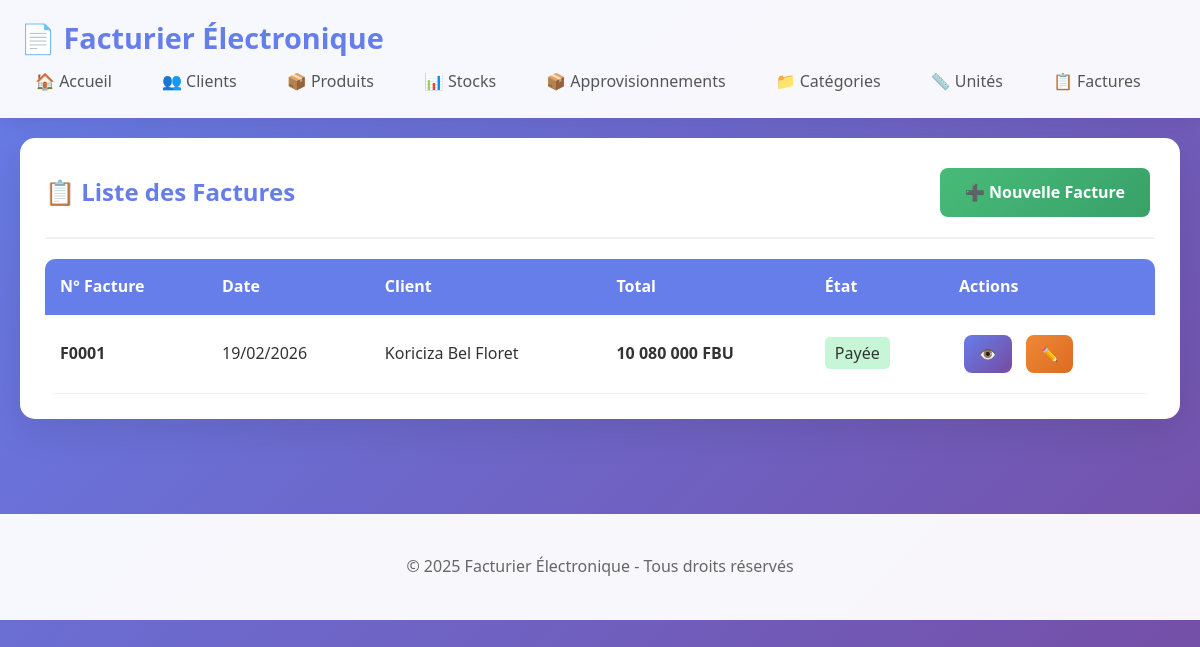
Screenshot of /factures with the database file from the repository.
### models.py (models this page shows, shortened)
class Facture(db.Model):
    __tablename__ = 'factures'
    id = db.Column(db.Integer, primary_key=True)
    numero = db.Column(db.String(20), unique=True, nullable=False)
    date = db.Column(db.DateTime, default=datetime.utcnow)
    client_id = db.Column(db.Integer, db.ForeignKey('clients.id'), nullable=False)
    total = db.Column(db.Float, default=0.0)
    paiement = db.Column(db.String(50))
    etat = db.Column(db.String(20), default='En attente')
    date_creation = db.Column(db.DateTime, default=datetime.utcnow)
    lignes = db.relationship('LigneFacture', backref='facture', lazy=True, cascade='all, delete-orphan')

class Client(db.Model):
    __tablename__ = 'clients'
    id = db.Column(db.Integer, primary_key=True)
    type_client = db.Column(db.String(10), nullable=False, default='person')
    nom = db.Column(db.String(100), nullable=False)
    prenom = db.Column(db.String(100))
    quartier = db.Column(db.String(100))
    avenue = db.Column(db.String(100))
    numero = db.Column(db.String(20))
    nif = db.Column(db.String(50))
    telephone = db.Column(db.String(20))
    email = db.Column(db.String(100))
    date_creation = db.Column(db.DateTime, default=datetime.utcnow)
    factures = db.relationship('Facture', backref='client', lazy=True)

### app.py (the view)
@app.route('/factures')
def factures_list():
    factures = Facture.query.all()
    return render_template('factures_list.html', factures=factures)

### templates/factures_list.html
{% extends "base.html" %}
{% block content %}
<div class="card">
    <div class="card-header">
        <h2>📋 Liste des Factures</h2>
        <a href="{{ url_for('facture_new') }}" class="btn btn-success">➕ Nouvelle Facture</a>
    </div>
    <div class="table-responsive">
        <table>
            <thead>
                <tr>
                    <th>N° Facture</th>
                    <th>Date</th>
                    <th>Client</th>
                    <th>Total</th>
                    <th>État</th>
                    <th>Actions</th>
                </tr>
            </thead>
            <tbody>
                {% for facture in factures %}
                <tr>
                    <td><strong>{{ facture.numero }}</strong></td>
                    <td>{{ facture.date.strftime('%d/%m/%Y') }}</td>
                    <td>{{ facture.client.nom }} {{ facture.client.prenom }}</td>
                    <td><strong>{{ "{:,.0f}".format(facture.total).replace(',', ' ') }} FBU </strong></td>
                    <td>
                        <span style="padding: 5px 10px; border-radius: 5px; background: {% if facture.etat == 'Payée' %}#c6f6d5{% elif facture.etat == 'En attente' %}#fed7d7{% else %}#fed7d7{% endif %};">
                            {{ facture.etat }}
                        </span>
                    </td>
                    <td>
                        <a href="{{ url_for('facture_detail', id=facture.id) }}" class="btn btn-primary btn-sm">👁️</a>
                        <a href="{{ url_for('facture_edit', id=facture.id) }}" class="btn btn-warning btn-sm">✏️</a>
                    </td>
                </tr>
                {% endfor %}
            </tbody>
        </table>
    </div>
</div>
{% endblock %}

### static/style.css (style rules this page uses)
* { margin: 0; padding: 0; box-sizing: border-box; }
body { font-family: 'Segoe UI', Tahoma, Geneva, Verdana, sans-serif; line-height: 1.6; color: #333; background: linear-gradient(135deg, #667eea 0%, #764ba2 100%); min-height: 100vh; }
a { text-decoration: none; color: #667eea; }
.card { background: white; border-radius: 15px; padding: 25px; margin-bottom: 25px; box-shadow: 0 10px 40px rgba(0,0,0,0.1); transition: transform 0.3s; }
.card-header { display: flex; justify-content: space-between; align-items: center; flex-wrap: wrap; margin-bottom: 20px; padding-bottom: 15px; border-bottom: 2px solid #f0f0f0; }
.card-header h2 { color: #667eea; font-size: 1.5rem; }
.table-responsive { overflow-x: auto; border-radius: 10px; }
table { width: 100%; border-collapse: collapse; background: white; }
th { background: #667eea; color: white; font-weight: 600; padding: 15px; text-align: left; }
td { padding: 15px; border-bottom: 1px solid #f0f0f0; }
.btn { display: inline-block; padding: 12px 25px; border: none; border-radius: 8px; font-size: 16px; font-weight: 600; cursor: pointer; transition: all 0.3s; margin: 5px; text-align: center; min-width: 120px; }
.btn-primary { background: linear-gradient(135deg, #667eea 0%, #764ba2 100%); color: white; }
.btn-success { background: linear-gradient(135deg, #48bb78 0%, #38a169 100%); color: white; }
.btn-warning { background: linear-gradient(135deg, #ed8936 0%, #dd6b20 100%); color: white; }
.btn-sm { padding: 8px 15px; font-size: 14px; min-width: auto; }

### rows the page displays
Facture: numero "F0001", date "19/02/2026", client.nom "Koriciza", client.prenom "Bel Floret", total "10 080 000", etat "Payée"
